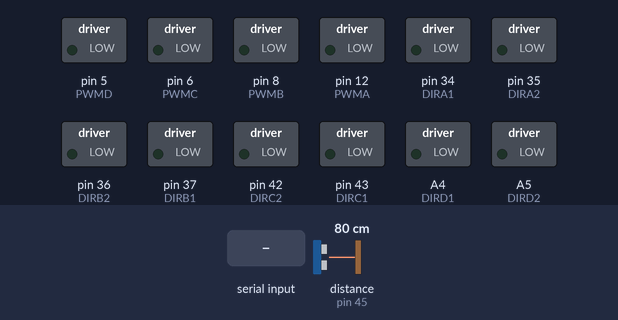
Simulated run of this sketch. Board: Arduino Mega 2560, built with avr-gcc and run on an emulated ATmega2560. On the bench: switched loads named in the sketch (green lamp = pin HIGH). The test bench sets the inputs (shaded band); at power-on: distance to the obstacle (sensor on pin 45) 80 cm. The echo pulse lasts 58.3 µs per cm; pins used as bus, display or sensor lines are not drawn.

Above: at 1.2 s.
1.3 s: byte 57 ('9') received over Serial
At 2.5 s:
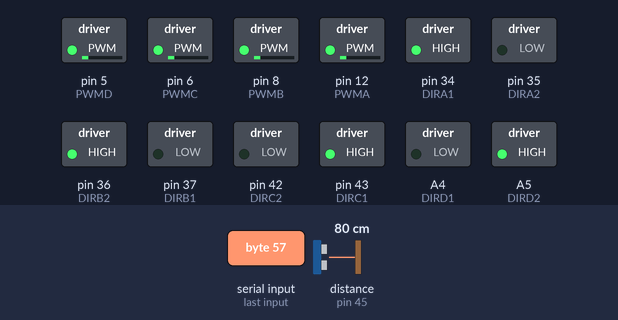
2.8 s: byte 49 ('1') received over Serial
At 4.6 s:
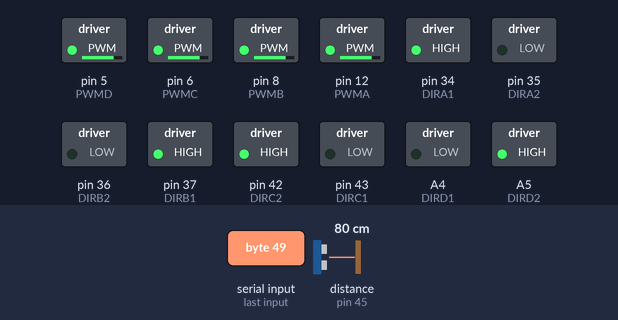
Timing chart, 0 to 6.1 s (numbered marks = the images above; inputs shaded):
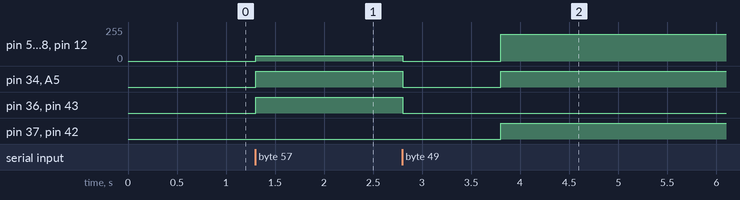

Measured:
- after the input at 1.3 s, pin 5 (PWMD), pin 6 (PWMC), pin 8 (PWMB), pin 12 (PWMA): 0/255 → 40/255 at once; pin 34 (DIRA1), pin 36 (DIRB2), pin 43 (DIRC1), A5 (DIRD2): LOW → HIGH at once
- after the input at 2.8 s, pin 5 (PWMD), pin 6 (PWMC), pin 8 (PWMB), pin 12 (PWMA): 40/255 → 0/255 at once, → 200/255 1.0 s later; pin 34 (DIRA1), A5 (DIRD2): HIGH → LOW at once, → HIGH 1.0 s later; pin 36 (DIRB2), pin 43 (DIRC1): HIGH → LOW at once; pin 37 (DIRB1), pin 42 (DIRC2): LOW → HIGH after 1.0 s

The sketch:

MEGAFinal.ino
```cpp
#include <SoftwareSerial.h>
SoftwareSerial mySerial(10,11);    //Rx, Tx 설정

//모터핀
#define PWMA 12    //A모터속도
#define DIRA1 34
#define DIRA2 35  //A모터방향
#define PWMB 8    //B모터속도
#define DIRB1 37
#define DIRB2 36  //B모터방향
#define PWMC 6   //C모터속도
#define DIRC1 43
#define DIRC2 42  //C모터방향
#define PWMD 5    //D모터속도
#define DIRD1 A4  //26
#define DIRD2 A5  //27  //D모터방향

#define MOTORA_FORWARD(pwm)    do{digitalWrite(DIRA1,HIGH); digitalWrite(DIRA2,LOW);analogWrite(PWMA,pwm);}while(0)
#define MOTORA_STOP(x)         do{digitalWrite(DIRA1,LOW); digitalWrite(DIRA2,LOW); analogWrite(PWMA,0);}while(0)
#define MOTORA_BACKOFF(pwm)    do{digitalWrite(DIRA1,LOW);digitalWrite(DIRA2,HIGH); analogWrite(PWMA,pwm);}while(0)

#define MOTORB_FORWARD(pwm)    do{digitalWrite(DIRB1,LOW); digitalWrite(DIRB2,HIGH);analogWrite(PWMB,pwm);}while(0)
#define MOTORB_STOP(x)         do{digitalWrite(DIRB1,LOW); digitalWrite(DIRB2,LOW); analogWrite(PWMB,0);}while(0)
#define MOTORB_BACKOFF(pwm)    do{digitalWrite(DIRB1,HIGH);digitalWrite(DIRB2,LOW); analogWrite(PWMB,pwm);}while(0)

#define MOTORC_FORWARD(pwm)    do{digitalWrite(DIRC1,HIGH); digitalWrite(DIRC2,LOW);analogWrite(PWMC,pwm);}while(0)
#define MOTORC_STOP(x)         do{digitalWrite(DIRC1,LOW); digitalWrite(DIRC2,LOW); analogWrite(PWMC,0);}while(0)
#define MOTORC_BACKOFF(pwm)    do{digitalWrite(DIRC1,LOW);digitalWrite(DIRC2,HIGH); analogWrite(PWMC,pwm);}while(0)

#define MOTORD_FORWARD(pwm)    do{digitalWrite(DIRD1,LOW); digitalWrite(DIRD2,HIGH);analogWrite(PWMD,pwm);}while(0)
#define MOTORD_STOP(x)         do{digitalWrite(DIRD1,LOW); digitalWrite(DIRD2,LOW); analogWrite(PWMD,0);}while(0)
#define MOTORD_BACKOFF(pwm)    do{digitalWrite(DIRD1,HIGH);digitalWrite(DIRD2,LOW); analogWrite(PWMD,pwm);}while(0)

#define SERIAL  Serial

#define LOG_DEBUG

#ifdef LOG_DEBUG
#define M_LOG SERIAL.print
#else
#define M_LOG
#endif

#define MAX_PWM   200
#define MIN_PWM   130
int Motor_PWM = 200;

//제어모터운동 매크로정의


//    ↑A-----B↑
//     |  ↑  |
//     |  |  |
//    ↑C-----D↑
void ADVANCE()
{
  MOTORA_FORWARD(40);MOTORB_FORWARD(40);
  MOTORC_FORWARD(40);MOTORD_FORWARD(40);
}

//    ↓A-----B↓
//     |  |  |
//     |  ↓  |
//    ↓C-----D↓
void BACK()
{
  MOTORA_BACKOFF(40);MOTORB_BACKOFF(40);
  MOTORC_BACKOFF(40);MOTORD_BACKOFF(40);
}
//    =A-----B↑
//     |   ↖ |
//     | ↖   |
//    ↑C-----D=
void LEFT_1()
{
  MOTORA_FORWARD(Motor_PWM);MOTORB_STOP(Motor_PWM);
  MOTORC_STOP(Motor_PWM);MOTORD_FORWARD(Motor_PWM);
}

//    ↓A-----B↑
//     |  ←  |
//     |  ←  |
//    ↑C-----D↓
void LEFT_2()
{
  MOTORA_BACKOFF(Motor_PWM);MOTORB_FORWARD(Motor_PWM);
  MOTORC_FORWARD(Motor_PWM);MOTORD_BACKOFF(Motor_PWM);
}
//    ↓A-----B=
//     | ↙   |
//     |   ↙ |
//    =C-----D↓
void LEFT_3()
{
  MOTORA_BACKOFF(Motor_PWM);MOTORB_STOP(Motor_PWM);
  MOTORC_STOP(Motor_PWM);MOTORD_BACKOFF(Motor_PWM);
}
//    ↑A-----B=
//     | ↗   |
//     |   ↗ |
//    =C-----D↑
void RIGHT_1()
{
  MOTORA_FORWARD(Motor_PWM);MOTORB_STOP(Motor_PWM);
  MOTORC_STOP(Motor_PWM);MOTORD_FORWARD(Motor_PWM);
}
//    ↑A-----B↓
//     |  →  |
//     |  →  |
//    ↓C-----D↑
void RIGHT_2()
{
  MOTORA_FORWARD(Motor_PWM);MOTORB_BACKOFF(Motor_PWM);
  MOTORC_BACKOFF(Motor_PWM);MOTORD_FORWARD(Motor_PWM);
}
//    =A-----B↓
//     |   ↘ |
//     | ↘   |
//    ↓C-----D=
void RIGHT_3()
{
  MOTORA_STOP(Motor_PWM);MOTORB_BACKOFF(Motor_PWM);
  MOTORC_BACKOFF(Motor_PWM);MOTORD_STOP(Motor_PWM);
}
//    =A-----B=
//     |  =  |
//     |  =  |
//    =C-----D=
void STOP()
{
  MOTORA_STOP(Motor_PWM);MOTORB_STOP(Motor_PWM);
  MOTORC_STOP(Motor_PWM);MOTORD_STOP(Motor_PWM);
}

void UART_Control()
{
  char Uart_Date=0;
 if(SERIAL.available())
  {
   Uart_Date = SERIAL.read();
  }
  switch(Uart_Date)
  {
     case 'A':  ADVANCE(); M_LOG("Run!\r\n");        break;
     case 'B':  RIGHT_1();  M_LOG("Right up!\r\n");     break;
     case 'C':  RIGHT_2();  M_LOG("Right!\r\n");        break;
     case 'D':  RIGHT_3();  M_LOG("Right down!\r\n");   break;
     case 'E':  BACK();     M_LOG("Run!\r\n");        break;
     case 'F':  LEFT_3();   M_LOG("Left down!\r\n");    break;
     case 'G':  LEFT_2();   M_LOG("Left!\r\n");       break;
     case 'H':  LEFT_1();   M_LOG("Left up!\r\n");  break;
     case 'Z':  STOP();     M_LOG("Stop!\r\n");       break;
     case 'L':  Motor_PWM = 240;                      break;
     case 'M':  Motor_PWM = 130;                       break;
   }
}
void IO_init()
{
  pinMode(PWMA, OUTPUT);
  pinMode(DIRA1, OUTPUT);pinMode(DIRA2, OUTPUT);
  pinMode(PWMB, OUTPUT);
  pinMode(DIRB1, OUTPUT);pinMode(DIRB2, OUTPUT);
  pinMode(PWMC, OUTPUT);
  pinMode(DIRC1, OUTPUT);pinMode(DIRC2, OUTPUT);
  pinMode(PWMD, OUTPUT);
  pinMode(DIRD1, OUTPUT);pinMode(DIRD2, OUTPUT);
  STOP();
}

int trigPin=44; //디지털핀 PL1
int echoPin=45; //디지털핀 PL2
int data;
float duration, distance;

void setup()
{
  SERIAL.begin(9600);
  IO_init();
  mySerial.begin(2400);
  pinMode(echoPin,INPUT);
  pinMode(trigPin, OUTPUT);
  distance=40;
//  SERIAL.print("Start");
}


void loop()
{
  //UART_Control();


  data=Serial.read();
  if (data=='9'){
    ADVANCE();
  }
  if (data=='1')    // 호수인식 -> 파이썬으로부터 '1'이란 데이터를 받음
  {
    STOP();    // 멈춤
    delay(1000);
    RIGHT_2();
    while(distance >= 20){
      digitalWrite(trigPin, HIGH);
      delayMicroseconds(10);
      digitalWrite(trigPin, LOW);

      duration = pulseIn(echoPin, HIGH);
      distance = ((float)(340*duration) / 10000 ) / 2;
      delay(100);
      }    // 오른쪽 문앞으로.
    }
    if (distance <= 20){
      STOP();    // 문앞에서 정지.
      delay(1000);
      mySerial.write('5');
      delay(7000);    // 계산 필요.
      LEFT_2();    // 원래있던 장소로. 거리 센서 필요?
      while(distance <=50){
        digitalWrite(trigPin, HIGH);
        delayMicroseconds(10);
        digitalWrite(trigPin, LOW);

        duration = pulseIn(echoPin, HIGH);
        distance = ((float)(340*duration) / 10000 ) / 2;
        delay(100);
      }
      if (distance >= 50){
        ADVANCE();    //왔던 장소로 돌아가기??
        delay(3000);
        STOP();
        exit(0);
      }
    }
  }
```
